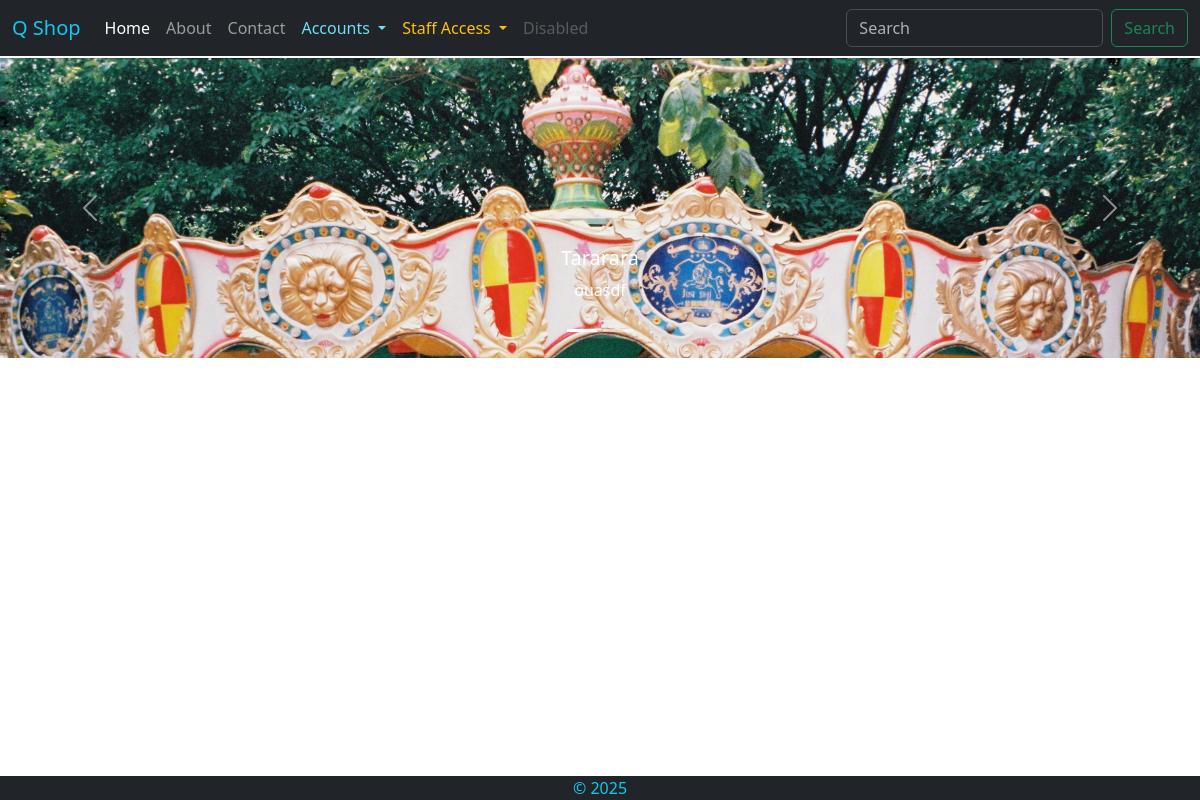
The page / on the database its author committed.
### mainapp/models.py (models this page shows, shortened)
class CarouselImage(models.Model):
    image = models.ImageField(upload_to='carousel/')
    title = models.CharField(max_length=100)
    caption = models.TextField(max_length=200, null=True, blank=True)
    added_at = models.DateTimeField(auto_now_add=True)

### mainapp/views.py (the view)
# urls.py: path('', homeView, name='home_page'),
def homeView(request):
    template_name = 'mainapp/home.html'
    context = {
        'carousel_images' : CarouselImage.objects.all(),
    }
    return render(request, template_name, context)

### templates/mainapp/home.html (shortened to what this page needs)
{% extends 'base/base.html' %}
{% block content %}
<section id="home-carousel">
    {% include "mainapp/includes/carousel.html" %}
</section>
{% endblock %}

### templates/mainapp/includes/carousel.html (shortened to what this page needs)
{% load mathfilters %}
<div id="carouselExampleCaptions" class="carousel slide" data-bs-ride="carousel">
  <div class="carousel-indicators">
    {% for img in carousel_images %}
    <button type="button" data-bs-target="#carouselExampleCaptions"
      data-bs-slide-to="{{forloop.counter | sub:1}}"
      class="{% if forloop.counter == 1 %}active{% endif %}"
      aria-current="{% if forloop.counter == 1 %}true{% endif %}"
      aria-label="Slide {{forloop.counter}}">
    </button>
    {% endfor %}
  </div>
  <div class="carousel-inner custom-carousel">
    {% for img in carousel_images %}
    <div class="carousel-item {% if forloop.counter == 1 %}active{% endif %}">
      <img src="{{img.image.url}}" class="d-block w-100" alt="...">
      <div class="carousel-caption d-none d-md-block">
        <h5>{{img.title.capitalize}}</h5>
        <p>{{img.caption}}</p>
      </div>
    </div>
    {% endfor %}
  </div>
  <button class="carousel-control-prev" type="button" data-bs-target="#carouselExampleCaptions" data-bs-slide="prev">
    <span class="carousel-control-prev-icon" aria-hidden="true"></span>
  </button>
  <button class="carousel-control-next" type="button" data-bs-target="#carouselExampleCaptions" data-bs-slide="next">
    <span class="carousel-control-next-icon" aria-hidden="true"></span>
  </button>
</div>

### static/css/style.css (style rules this page uses)
* { padding: 0; margin: 0; box-sizing: border-box; }

### rows shown on the page
CarouselImage: image (picture), title "Tararara", caption "ouasdf"
